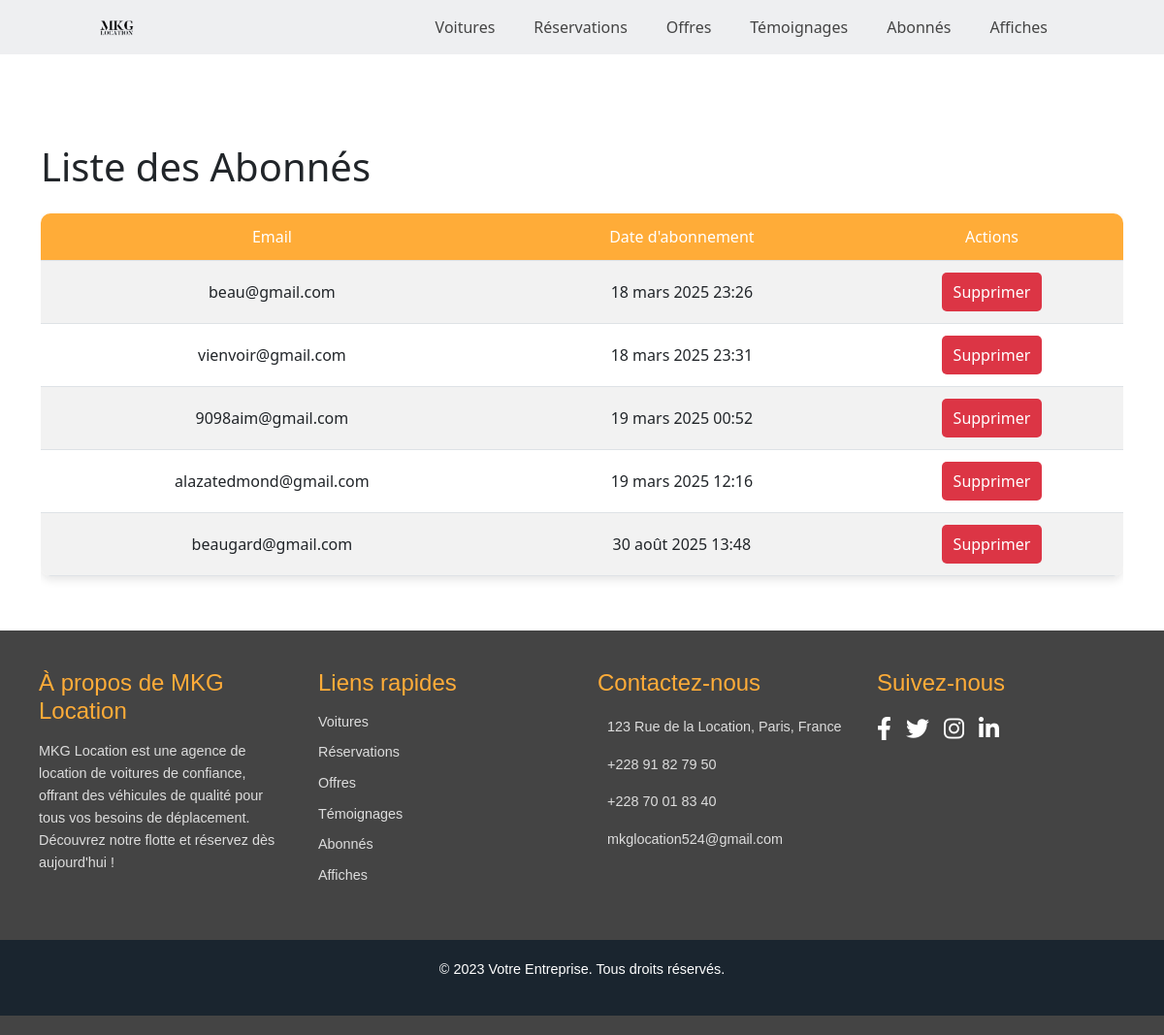
The app's page /abonnes/ with its own data.
### vehicules/models.py (models this page shows, shortened)
class NewsletterSubscription(models.Model):
    email = models.EmailField(unique=True)  # L'email de l'abonné
    date_subscribed = models.DateTimeField(auto_now_add=True)  # La date d'abonnement

### vehicules/views.py (the view)
# urls.py: path('abonnes/', views.liste_abonnes, name='liste_abonnes'),
def liste_abonnes(request):
    abonnes = NewsletterSubscription.objects.all()
    return render(request, 'dashboard/abonnes/liste_abonnes.html', {'abonnes': abonnes})

### vehicules/templates/dashboard/abonnes/liste_abonnes.html (shortened to what this page needs)
{% load static %}
<!DOCTYPE html>
<html lang="fr">
<head>
    <link href="https://cdn.jsdelivr.net/npm/bootstrap@5.3.0/dist/css/bootstrap.min.css" rel="stylesheet">
    <link href="https://cdnjs.cloudflare.com/ajax/libs/font-awesome/6.0.0-beta3/css/all.min.css" rel="stylesheet">
</head>
<body>
    <header class="section">
        <div class="logo">
            <a href="{% url 'dashboard' %}">
                <img src="{% static 'images/logomkg.png' %}" alt="Logo MKG">
            </a>
        </div>
        <div class="navbar-container">
            <ul class="navbar">
                <li><a href="{% url 'liste_voitures' %}">Voitures</a></li>
                <li><a href="{% url 'liste_reservations' %}">Réservations</a></li>
                <li><a href="{% url 'liste_offres' %}">Offres</a></li>
                <li><a href="{% url 'liste_temoignages' %}">Témoignages</a></li>
                <li><a href="{% url 'liste_abonnes' %}">Abonnés</a></li>
                <li><a href="{% url 'liste_affiches' %}">Affiches</a></li>
            </ul>
        </div>
    </header>
    <main>
        <div class="container mt-5">
            <h1 class="mb-4">Liste des Abonnés</h1>
            <div class="table-responsive">
                <table class="table table-striped table-hover">
                    <thead>
                        <tr>
                            <th>Email</th>
                            <th>Date d'abonnement</th>
                            <th>Actions</th>
                        </tr>
                    </thead>
                    <tbody>
                        {% for abonne in abonnes %}
                        <tr>
                            <td>{{ abonne.email }}</td>
                            <td>{{ abonne.date_subscribed }}</td>
                            <td>
                                <a href="{% url 'supprimer_abonne' abonne.id %}" class="btn btn-danger btn-sm">Supprimer</a>
                            </td>
                        </tr>
                        {% endfor %}
                    </tbody>
                </table>
            </div>
        </div>
    </main>
    <footer class="footer">
        <div class="footer-container">
            <div class="footer-section">
                <h3>À propos de MKG Location</h3>
                <p>MKG Location est une agence de location de voitures de confiance, offrant des véhicules de qualité pour tous vos besoins de déplacement. Découvrez notre flotte et réservez dès aujourd'hui !</p>
            </div>
            <div class="footer-section">
                <h3>Liens rapides</h3>
                <ul>
                    <li><a href="{% url 'liste_voitures' %}">Voitures</a></li>
                    <li><a href="{% url 'liste_reservations' %}">Réservations</a></li>
                    <li><a href="{% url 'liste_offres' %}">Offres</a></li>
                    <li><a href="{% url 'liste_temoignages' %}">Témoignages</a></li>
                    <li><a href="{% url 'liste_abonnes' %}">Abonnés</a></li>
                    <li><a href="{% url 'liste_affiches' %}">Affiches</a></li>
                </ul>
            </div>
           <div class="footer-section">
            <h3>Contactez-nous</h3>
            <ul>
                <li> 123 Rue de la Location, Paris, France</li>
                <li><a href="https://wa.me/22891827950" target="_blank"> +228 91 82 79 50</a></li>
                <li><a href="https://wa.me/22870018340" target="_blank"> +228 70 01 83 40</a></li>
                <li> mkglocation524@gmail.com</li>
            </ul>
        </div>
            <div class="footer-section">
                <h3>Suivez-nous</h3>
                <div class="social-icons">
                    <a href="#"><i class="fab fa-facebook-f"></i></a>
                    <a href="#"><i class="fab fa-twitter"></i></a>
                    <a href="#"><i class="fab fa-instagram"></i></a>
                    <a href="#"><i class="fab fa-linkedin-in"></i></a>
                </div>
            </div>
        </div>
        <div class="copyright">
            <p>&copy; 2023 Votre Entreprise. Tous droits réservés.</p>
        </div>
    </footer>
</body>
</html>

### vehicules/templates/dashboard/abonnes/liste_abonnes.html (style rules this page uses)
header.section { position: fixed; top: 0; left: 0; right: 0; z-index: 1000; display: flex; align-items: center; justify-content: space-between; background: #eeeff1; padding: 15px 100px; transition: background 0.3s ease, padding 0.3s ease; }
.logo img { width: 40px; }
.navbar { display: flex; list-style: none; padding: 0; margin: 0; }
.navbar li { position: relative; }
.navbar a { font-size: 1rem; padding: 10px 20px; color: #444; font-weight: 500; text-decoration: none; }
.navbar a::after { content: ''; width: 0; height: 3px; background: linear-gradient(#fe5b3d, #ffac38); position: absolute; bottom: -4px; left: 0; transition: 0.5s; }
.footer { background: #444; color: #fff; padding: 40px 0 20px; font-family: "Poppins", sans-serif; }
.footer-container { display: grid; grid-template-columns: repeat(auto-fit, minmax(250px, 1fr)); gap: 2rem; padding: 0 40px; max-width: 1200px; margin: 0 auto; }
.footer-section { margin-bottom: 20px; }
.footer-section h3 { font-size: 1.5rem; margin-bottom: 15px; color: #ffac38; }
.footer-section p { font-size: 0.9rem; line-height: 1.6; color: #ddd; }
.footer-section ul { list-style: none; padding: 0; }
.footer-section ul li { margin-bottom: 10px; font-size: 0.9rem; color: #ddd; }
.footer-section ul li a { color: #ddd; text-decoration: none; transition: color 0.3s ease; }
.social-icons { display: flex; gap: 15px; }
.social-icons a { color: #fff; font-size: 1.5rem; transition: color 0.3s ease; }
.copyright { padding: 20px; display: flex; justify-content: center; align-items: center; background: #1a252f; margin-top: 20px; }
.copyright p { color: #fff; font-size: 0.9rem; }
main { padding-top: 100px; padding-bottom: 40px; }
.table { width: 100%; margin-bottom: 1rem; background-color: #fff; border-radius: 10px; overflow: hidden; box-shadow: 0 4px 10px rgba(0, 0, 0, 0.1); }
.table th, .table td { padding: 12px; vertical-align: middle; text-align: center; }
.table th { background-color: #ffac38; color: #fff; font-weight: 500; }
.table-striped tbody tr:nth-of-type(odd) { background-color: rgba(255, 172, 56, 0.05); }
.btn-danger { background: #dc3545; border: none; padding: 8px 12px; font-size: 1rem; font-weight: 500; transition: background 0.3s ease; border-radius: 5px; }

### records on screen
NewsletterSubscription: email "beau@gmail.com", date_subscribed "18 mars 2025 23:26"
NewsletterSubscription: email "vienvoir@gmail.com", date_subscribed "18 mars 2025 23:31"
NewsletterSubscription: email "9098aim@gmail.com", date_subscribed "19 mars 2025 00:52"
NewsletterSubscription: email "alazatedmond@gmail.com", date_subscribed "19 mars 2025 12:16"
NewsletterSubscription: email "beaugard@gmail.com", date_subscribed "30 août 2025 13:48"
